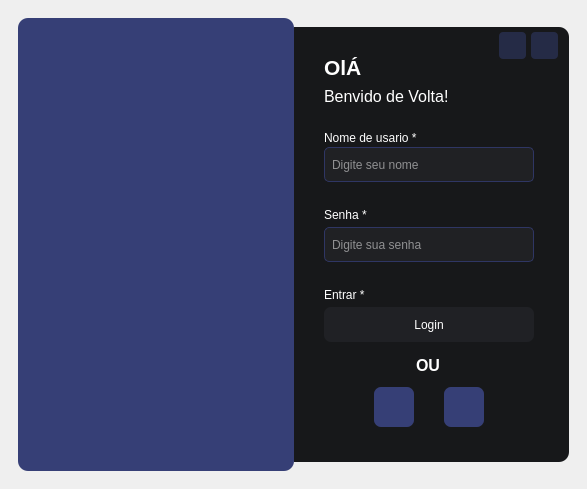
<?xml version="1.0" encoding="UTF-8"?>
<ui version="4.0">
 <class>MainWindow</class>
 <widget class="QMainWindow" name="MainWindow">
  <property name="geometry">
   <rect>
    <x>0</x>
    <y>0</y>
    <width>587</width>
    <height>489</height>
   </rect>
  </property>
  <property name="windowTitle">
   <string>MainWindow</string>
  </property>
  <property name="styleSheet">
   <string notr="true">border-radius: 10px;</string>
  </property>
  <widget class="QWidget" name="centralwidget">
   <layout class="QHBoxLayout" name="horizontalLayout">
    <item>
     <widget class="QFrame" name="frame_2">
      <property name="frameShape">
       <enum>QFrame::StyledPanel</enum>
      </property>
      <property name="frameShadow">
       <enum>QFrame::Raised</enum>
      </property>
      <layout class="QHBoxLayout" name="horizontalLayout_2">
       <property name="spacing">
        <number>0</number>
       </property>
       <item>
        <widget class="QFrame" name="frame">
         <property name="maximumSize">
          <size>
           <width>318</width>
           <height>453</height>
          </size>
         </property>
         <property name="styleSheet">
          <string notr="true">background-color: rgb(54, 63, 118)</string>
         </property>
         <property name="frameShape">
          <enum>QFrame::StyledPanel</enum>
         </property>
         <property name="frameShadow">
          <enum>QFrame::Raised</enum>
         </property>
         <layout class="QVBoxLayout" name="verticalLayout">
          <item>
           <widget class="QPushButton" name="pushButton">
            <property name="text">
             <string/>
            </property>
            <property name="icon">
             <iconset>
              <normaloff>../../../../../../../DriverTerabox/ajutes/objetos-removebg-preview-ajustu2.png</normaloff>../../../../../../../DriverTerabox/ajutes/objetos-removebg-preview-ajustu2.png</iconset>
            </property>
            <property name="iconSize">
             <size>
              <width>260</width>
              <height>260</height>
             </size>
            </property>
           </widget>
          </item>
         </layout>
        </widget>
       </item>
       <item>
        <widget class="QFrame" name="frame_3">
         <property name="maximumSize">
          <size>
           <width>292</width>
           <height>435</height>
          </size>
         </property>
         <property name="styleSheet">
          <string notr="true">#frame_3{background-color: rgb(23, 24, 26);
border-top-left-radius: 0px;
border-bottom-left-radius: 0px;
}

#btn_chave_qrcode{
	background-color: rgb(32, 33, 37);
	border-radius:7px;
	border: 1px solid rgb(47, 54, 100)}

QPushButton{
	background-color:  rgb(19, 20, 22);
	border-radius:7px;}

QPushButton:hover{
	background-color: rgb(28, 29, 32)}

QPushButton:pressed{
	background-color: rgb(19, 20, 22)}

QLineEdit, QPlainTextEdit{
border: 1px solid rgb(47, 54, 100);
border-radius: 5px;
background-color: rgb(32, 33, 36);
color: white;padding-left:5px;}

QLineEdit:hover, QPlainTextEdit:hover{background-color: rgb(30, 31, 34);}

QLineEdit:focus, QPlainTextEdit:focus{background-color: rgb(37, 39, 42);}
</string>
         </property>
         <property name="frameShape">
          <enum>QFrame::StyledPanel</enum>
         </property>
         <property name="frameShadow">
          <enum>QFrame::Raised</enum>
         </property>
         <widget class="QLineEdit" name="lineEdit_2">
          <property name="geometry">
           <rect>
            <x>30</x>
            <y>120</y>
            <width>210</width>
            <height>35</height>
           </rect>
          </property>
          <property name="styleSheet">
           <string notr="true"/>
          </property>
          <property name="placeholderText">
           <string>Digite seu nome</string>
          </property>
         </widget>
         <widget class="QLineEdit" name="lineEdit_3">
          <property name="geometry">
           <rect>
            <x>30</x>
            <y>200</y>
            <width>210</width>
            <height>35</height>
           </rect>
          </property>
          <property name="styleSheet">
           <string notr="true"/>
          </property>
          <property name="placeholderText">
           <string>Digite sua senha</string>
          </property>
         </widget>
         <widget class="QLabel" name="label">
          <property name="geometry">
           <rect>
            <x>30</x>
            <y>102</y>
            <width>100</width>
            <height>17</height>
           </rect>
          </property>
          <property name="styleSheet">
           <string notr="true">color: rgb(255, 255, 255);</string>
          </property>
          <property name="text">
           <string>Nome de usario *</string>
          </property>
         </widget>
         <widget class="QLabel" name="label_2">
          <property name="geometry">
           <rect>
            <x>30</x>
            <y>180</y>
            <width>49</width>
            <height>16</height>
           </rect>
          </property>
          <property name="styleSheet">
           <string notr="true">color: rgb(255, 255, 255);</string>
          </property>
          <property name="text">
           <string>Senha *</string>
          </property>
         </widget>
         <widget class="QPushButton" name="pushButton_2">
          <property name="geometry">
           <rect>
            <x>30</x>
            <y>280</y>
            <width>210</width>
            <height>35</height>
           </rect>
          </property>
          <property name="cursor">
           <cursorShape>PointingHandCursor</cursorShape>
          </property>
          <property name="styleSheet">
           <string notr="true">border-radius:7px;
color: rgb(255, 255, 255);
background-color: rgb(32, 33, 37);</string>
          </property>
          <property name="text">
           <string>Login</string>
          </property>
         </widget>
         <widget class="QPushButton" name="pushButton_3">
          <property name="geometry">
           <rect>
            <x>205</x>
            <y>5</y>
            <width>27</width>
            <height>27</height>
           </rect>
          </property>
          <property name="cursor">
           <cursorShape>PointingHandCursor</cursorShape>
          </property>
          <property name="styleSheet">
           <string notr="true">background-color: rgba(54, 63, 118, 120);
border-radius: 4px;</string>
          </property>
          <property name="text">
           <string/>
          </property>
          <property name="icon">
           <iconset>
            <normaloff>../../../images/svg_icons/icon_minimize.svg</normaloff>../../../images/svg_icons/icon_minimize.svg</iconset>
          </property>
          <property name="iconSize">
           <size>
            <width>18</width>
            <height>18</height>
           </size>
          </property>
         </widget>
         <widget class="QPushButton" name="pushButton_4">
          <property name="geometry">
           <rect>
            <x>237</x>
            <y>5</y>
            <width>27</width>
            <height>27</height>
           </rect>
          </property>
          <property name="cursor">
           <cursorShape>PointingHandCursor</cursorShape>
          </property>
          <property name="styleSheet">
           <string notr="true">background-color: rgba(54, 63, 118, 120);
border-radius: 4px;</string>
          </property>
          <property name="text">
           <string/>
          </property>
          <property name="icon">
           <iconset>
            <normaloff>../../../images/svg_icons/icon_close.svg</normaloff>../../../images/svg_icons/icon_close.svg</iconset>
          </property>
          <property name="iconSize">
           <size>
            <width>20</width>
            <height>20</height>
           </size>
          </property>
         </widget>
         <widget class="QPushButton" name="pushButton_6">
          <property name="geometry">
           <rect>
            <x>80</x>
            <y>360</y>
            <width>40</width>
            <height>40</height>
           </rect>
          </property>
          <property name="cursor">
           <cursorShape>PointingHandCursor</cursorShape>
          </property>
          <property name="styleSheet">
           <string notr="true">background-color: rgb(54, 63, 118);</string>
          </property>
          <property name="text">
           <string/>
          </property>
          <property name="icon">
           <iconset>
            <normaloff>../../../../../../../Downloads/fingerprint-svgrepo-com.svg</normaloff>../../../../../../../Downloads/fingerprint-svgrepo-com.svg</iconset>
          </property>
          <property name="iconSize">
           <size>
            <width>32</width>
            <height>30</height>
           </size>
          </property>
         </widget>
         <widget class="QLabel" name="label_3">
          <property name="geometry">
           <rect>
            <x>122</x>
            <y>330</y>
            <width>25</width>
            <height>17</height>
           </rect>
          </property>
          <property name="font">
           <font>
            <pointsize>12</pointsize>
            <bold>true</bold>
           </font>
          </property>
          <property name="styleSheet">
           <string notr="true">color: rgb(255, 255, 255);</string>
          </property>
          <property name="text">
           <string>OU</string>
          </property>
         </widget>
         <widget class="QLabel" name="label_4">
          <property name="geometry">
           <rect>
            <x>30</x>
            <y>30</y>
            <width>100</width>
            <height>21</height>
           </rect>
          </property>
          <property name="font">
           <font>
            <pointsize>16</pointsize>
            <bold>true</bold>
           </font>
          </property>
          <property name="styleSheet">
           <string notr="true">color: rgb(255, 255, 255);</string>
          </property>
          <property name="text">
           <string>OlÁ</string>
          </property>
         </widget>
         <widget class="QLabel" name="label_5">
          <property name="geometry">
           <rect>
            <x>30</x>
            <y>60</y>
            <width>131</width>
            <height>19</height>
           </rect>
          </property>
          <property name="font">
           <font>
            <pointsize>12</pointsize>
            <bold>false</bold>
           </font>
          </property>
          <property name="styleSheet">
           <string notr="true">color: rgb(255, 255, 255);</string>
          </property>
          <property name="text">
           <string>Benvido de Volta!</string>
          </property>
         </widget>
         <widget class="QPushButton" name="pushButton_7">
          <property name="geometry">
           <rect>
            <x>150</x>
            <y>360</y>
            <width>40</width>
            <height>40</height>
           </rect>
          </property>
          <property name="cursor">
           <cursorShape>PointingHandCursor</cursorShape>
          </property>
          <property name="styleSheet">
           <string notr="true">background-color: rgb(54, 63, 118);</string>
          </property>
          <property name="text">
           <string/>
          </property>
          <property name="icon">
           <iconset>
            <normaloff>../../../../../../../Downloads/user-scan-svgrepo-com.svg</normaloff>../../../../../../../Downloads/user-scan-svgrepo-com.svg</iconset>
          </property>
          <property name="iconSize">
           <size>
            <width>35</width>
            <height>35</height>
           </size>
          </property>
         </widget>
         <widget class="QLabel" name="label_6">
          <property name="geometry">
           <rect>
            <x>30</x>
            <y>260</y>
            <width>81</width>
            <height>16</height>
           </rect>
          </property>
          <property name="styleSheet">
           <string notr="true">color: rgb(255, 255, 255);</string>
          </property>
          <property name="text">
           <string>Entrar *</string>
          </property>
         </widget>
        </widget>
       </item>
      </layout>
     </widget>
    </item>
   </layout>
  </widget>
 </widget>
 <resources/>
 <connections/>
</ui>
